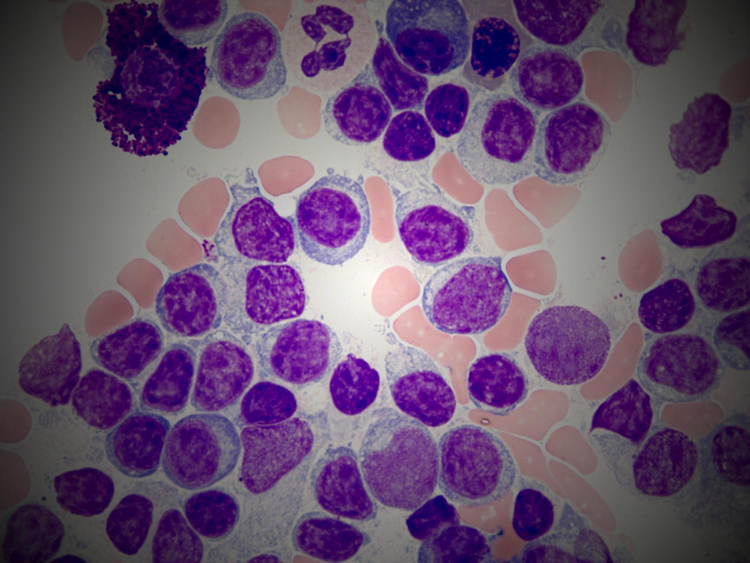
%> input picture Lab6 Segmentation/lymphomalplzhang03_shade.jpg, 1500 x 1125 px (shown at 1/2 size)
$ octave main.m   (GNU Octave 9; MATLAB toolbox functions it lacks are replaced by stand-ins)
%> lines starting %> are read from the running program, lines starting %| are printed output that depends on the picture; in (x1, y1, x2, y2) boxes, pixels count from 0 and x2, y2 are one past the last pixel; in counts of white or black regions, pixels touching at a corner belong together; the program's own positions count from 1
### Lab6 Segmentation/drawBoundary.m

function imout = drawBoundary(imGray,roi)
border = bwperim(roi);
SE = strel('disk',2);
border = imdilate(border,SE);
R = imGray(:,:,1);
R(border) = 255;
G = imGray(:,:,2);
G(border) = 0;
B = imGray(:,:,3);
B(border) = 0;
imout = cat(3, R, G, B);

### Lab6 Segmentation/main.m
filename = ['lymphomalplzhang03_shade.jpg'];
img = imread(filename);
%> img is the input picture: size 1125x1500x3 uint8; mean R, G, B 101.9, 78.2, 109

I = rgb2gray(img);
I = im2double(I);
%> I: size 1125x1500 double

B = imboxfilt(I, 413);
B = im2double(B);
% imshow(B);
output = I ./ B;
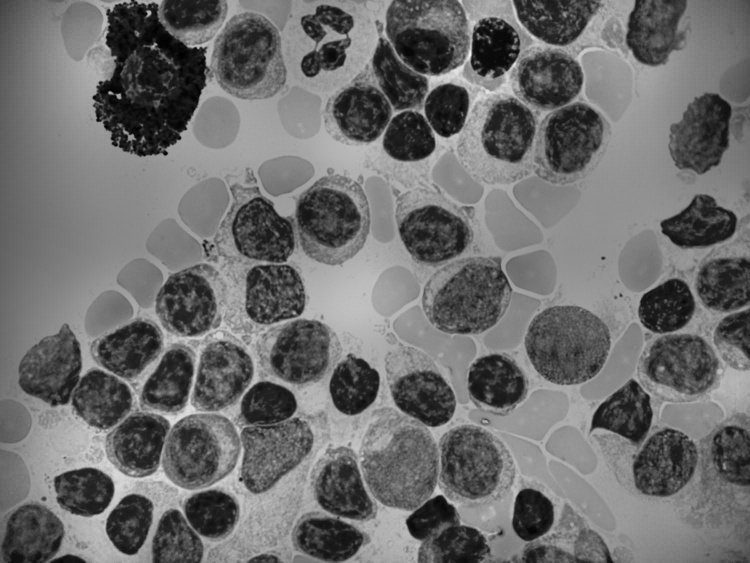
%> output: size 1125x1500 double (shown at 1/2 size); min 0.0785, max 2.2, mean 0.992; drawn with min black and max white

output = imgaussfilt(output, 9);
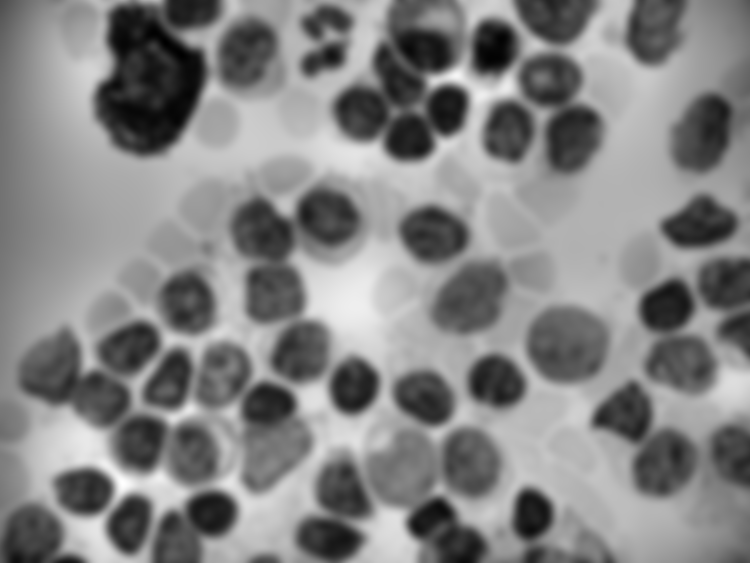
%> output: size 1125x1500 double (shown at 1/2 size); min 0.155, max 1.77, mean 0.992; drawn with min black and max white

level = graythresh(output);
%> level = 0.757
BW = ~imbinarize(output, level);
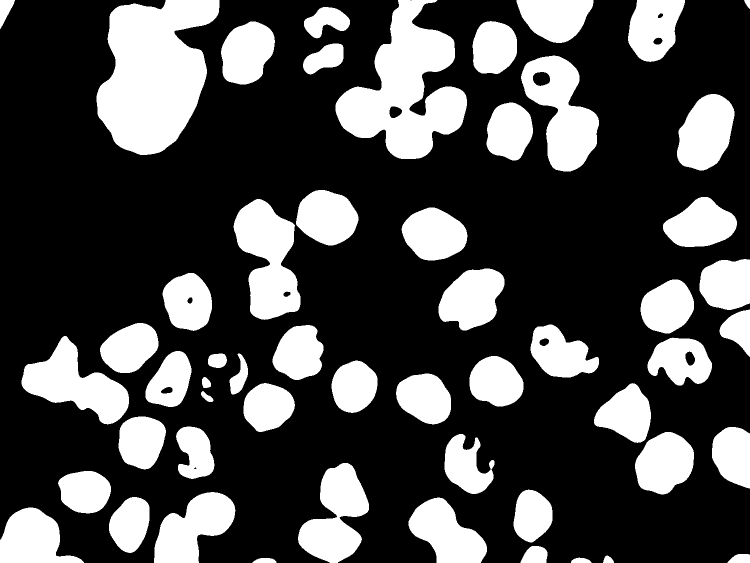
%> BW: size 1125x1500 logical (shown at 1/2 size); 29% white; 54 white regions, largest, box (x1, y1, x2, y2) and area: (193, 0, 439, 310) 52233, (671, 0, 934, 318) 42914, (467, 398, 601, 640) 20008


imshow(drawBoundary(img, BW));
%> in drawBoundary, `border = bwperim(roi);`: border: size 1125x1500 logical; 1.1% white in thin lines or dots
%> in drawBoundary, `border = imdilate(border,SE);`: border: size 1125x1500 logical; 5.2% white; 63 white regions, largest, box (x1, y1, x2, y2) and area: (669, 0, 936, 320) 6118, (465, 378, 719, 642) 4833, (191, 0, 441, 312) 4615
%> in drawBoundary, `R(border) = 255;`:
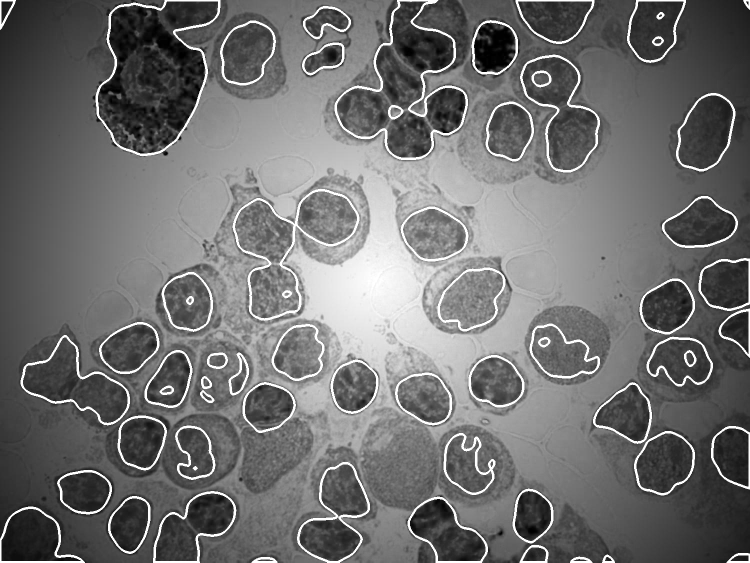
%> R: size 1125x1500 uint8 (shown at 1/2 size); min 0, max 255, mean 111.3
%> in drawBoundary, `G(border) = 0;`:
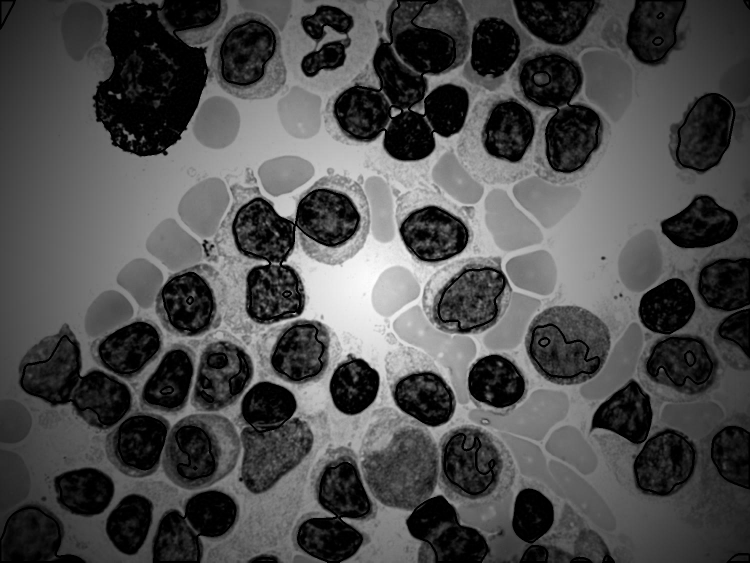
%> G: size 1125x1500 uint8 (shown at 1/2 size); min 0, max 255, mean 76.7
%> in drawBoundary, `B(border) = 0;`:
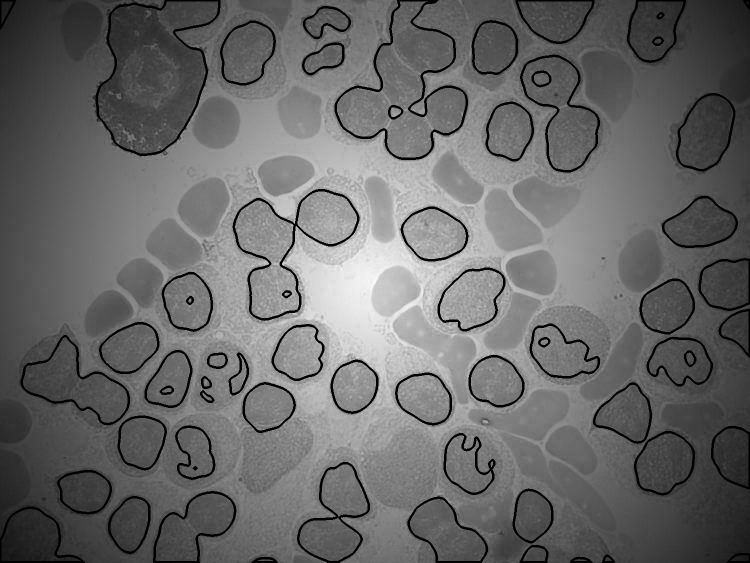
%> B: size 1125x1500 uint8 (shown at 1/2 size); min 0, max 255, mean 103.9
%> in drawBoundary, `imout = cat(3, R, G, B);`:
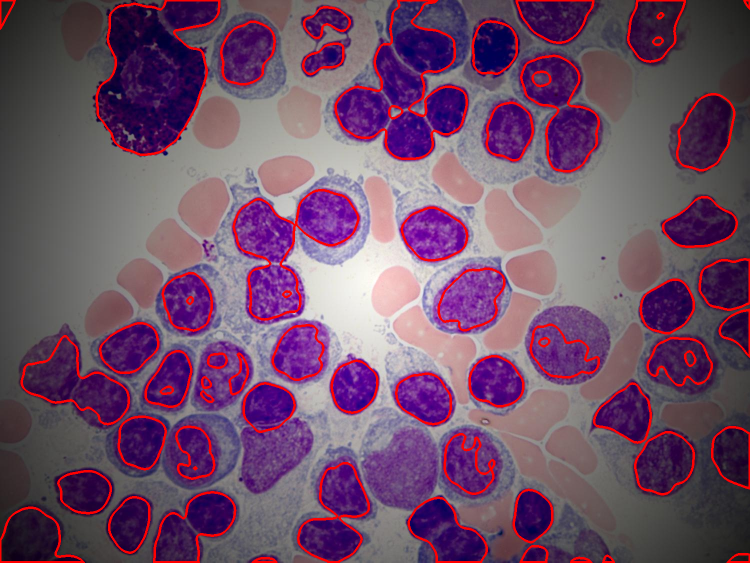
%> imout: size 1125x1500x3 uint8 (shown at 1/2 size); mean R, G, B 111.3, 76.7, 103.9
